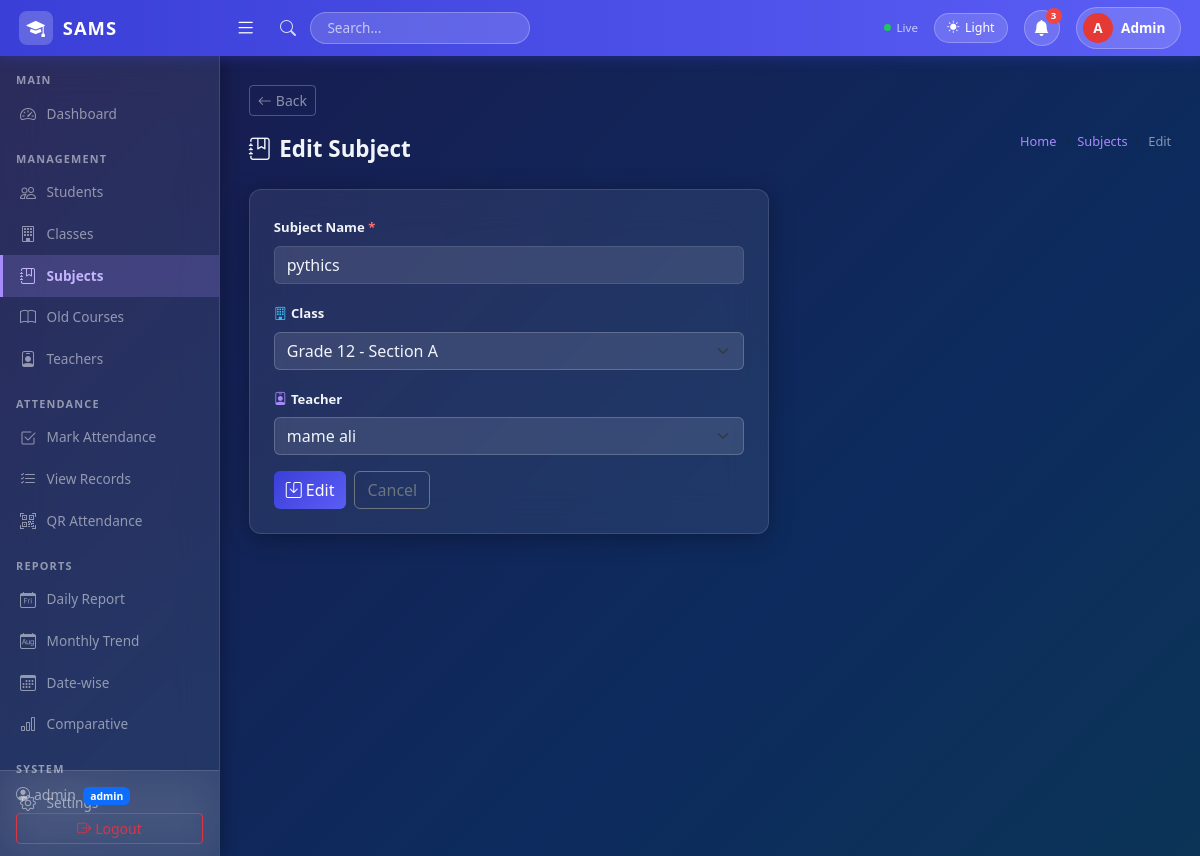
The app's page /subjects/1/edit/ (signed in) with its own data.
### core/models.py (models this page shows, shortened)
class Subject(models.Model):
    subject_name = models.CharField(max_length=100)
    class_group = models.ForeignKey(ClassGroup, on_delete=models.SET_NULL, null=True, blank=True, related_name='subjects')
    teacher = models.ForeignKey(User, on_delete=models.SET_NULL, null=True, blank=True,
                                 limit_choices_to={'profile__role': 'teacher'})

class ClassGroup(models.Model):
    name = models.CharField(max_length=100)  # e.g. "Grade 10"
    section = models.CharField(max_length=5, blank=True, default='')  # A-E
    class Meta:
        ordering = ['name', 'section']
        unique_together = ('name', 'section')
    def __str__(self):
        if self.section:
            return f"{self.name} - Section {self.section}"
        return self.name

### core/views.py (the view)
        def wrapper(request, *args, **kwargs):
            if not request.user.is_authenticated:
                return redirect('login')
            if get_role(request.user) not in roles and not request.user.is_superuser:
                return HttpResponseForbidden("Access Denied")
            return view_func(request, *args, **kwargs)

### core/views.py (called while the page is built, shortened)
def get_role(user):
    try:
        return user.profile.role
    except Exception:
        return None

def role_required(*roles):
    def decorator(view_func):
        def wrapper(request, *args, **kwargs):
            if not request.user.is_authenticated:
                return redirect('login')
            if get_role(request.user) not in roles and not request.user.is_superuser:
                return HttpResponseForbidden("Access Denied")
            return view_func(request, *args, **kwargs)
        return wrapper
    return decorator

@login_required
@role_required('admin')
def subject_edit(request, pk):
    subject = get_object_or_404(Subject, pk=pk)
    classes = ClassGroup.objects.all()
    teachers = User.objects.filter(profile__role='teacher')
    return render(request, 'subjects/form.html', {
        'subject': subject, 'classes': classes, 'teachers': teachers, 'action': 'Edit'
    })

### templates/subjects/form.html (shortened to what this page needs)
{% extends 'base.html' %}
{% block content %}
<div class="page-header">
  <div><div class="page-title"><i class="bi bi-journal-bookmark me-2"></i>{{ action }} Subject</div></div>
  <nav aria-label="breadcrumb">
    <ol class="breadcrumb mb-0">
      <li class="breadcrumb-item"><a href="{% url 'home' %}">Home</a></li>
      <li class="breadcrumb-item"><a href="{% url 'subject_list' %}">Subjects</a></li>
      <li class="breadcrumb-item active">{{ action }}</li>
    </ol>
  </nav>
</div>
<div class="card p-4" style="max-width:520px;">
  <form method="post">
    <div class="mb-3">
      <label class="form-label">Subject Name <span style="color:#f87171;">*</span></label>
      <input type="text" name="subject_name" class="form-control" value="{{ subject.subject_name|default:'' }}" placeholder="e.g. Mathematics, Physics" required>
    </div>
    <div class="mb-3">
      <label class="form-label"><i class="bi bi-building me-1" style="color:#38bdf8;"></i>Class</label>
      <select name="class_group" class="form-select">
        {% for c in classes %}
        <option value="{{ c.id }}" {% if subject.class_group_id == c.id %}selected{% endif %}>{{ c }}</option>
        {% endfor %}
      </select>
    </div>
    <div class="mb-3">
      <label class="form-label"><i class="bi bi-person-badge me-1" style="color:#a78bfa;"></i>Teacher</label>
      <select name="teacher" class="form-select">
        {% for t in teachers %}
        <option value="{{ t.id }}" {% if subject.teacher_id == t.id %}selected{% endif %}>{{ t.get_full_name|default:t.username }}</option>
        {% endfor %}
      </select>
    </div>
    <div class="d-flex gap-2">
      <button type="submit" class="btn btn-primary"><i class="bi bi-save me-1"></i>{{ action }}</button>
      <a href="{% url 'subject_list' %}" class="btn btn-outline-secondary">Cancel</a>
    </div>
  </form>
</div>
{% endblock %}

### templates/base.html (shortened to what this page needs)
<!DOCTYPE html>
<html lang="en" id="htmlRoot">
<head>
  <link href="https://cdn.jsdelivr.net/npm/bootstrap@5.3.0/dist/css/bootstrap.min.css" rel="stylesheet">
  <link href="https://cdn.jsdelivr.net/npm/bootstrap-icons@1.10.5/font/bootstrap-icons.css" rel="stylesheet">
</head>
<body>
{% if user.is_authenticated %}
<nav class="top-navbar">
  <a href="{% url 'home' %}" class="brand">
    <div class="brand-icon"><i class="bi bi-mortarboard-fill text-white"></i></div>
    SAMS
  </a>
  <button class="hamburger ms-2" id="sidebarToggle"><i class="bi bi-list"></i></button>
  <div class="d-flex align-items-center ms-3 gap-2 flex-grow-1">
    <i class="bi bi-search search-icon"></i>
    <input type="text" class="search-box d-none d-md-block" placeholder="Search...">
  </div>
  <div class="d-flex align-items-center gap-3 ms-auto">
    <div class="sync-indicator d-none d-md-flex">
      <div class="sync-dot"></div>Live
    </div>
    <button class="theme-btn" onclick="toggleTheme()" id="themeBtn">
      <i class="bi bi-moon-fill" id="themeIcon"></i>
      <span id="themeLabel" class="d-none d-md-inline">Dark</span>
    </button>
    <div style="position:relative;">
      <button class="notif-btn" id="notifBtn" onclick="toggleNotif()">
        <i class="bi bi-bell-fill"></i>
        <span class="notif-badge" id="notifBadge">3</span>
      </button>
    </div>
    <a href="{% url 'logout' %}" class="user-pill">
      <div class="user-avatar">{{ user.username|first|upper }}</div>
      <span class="d-none d-md-inline">{{ user.username|capfirst }}</span>
    </a>
  </div>
</nav>
<div class="sidebar" id="sidebar">
  <div class="section-label">Main</div>
  <a href="{% url 'home' %}" class="nav-link {% if request.resolver_match.url_name == 'home' %}active{% endif %}">
    <i class="bi bi-speedometer2"></i> Dashboard
  </a>
  {% if user.profile.role == 'student' %}
  <div class="section-label">My Account</div>
  <a href="{% url 'student_dashboard' %}" class="nav-link {% if request.resolver_match.url_name == 'student_dashboard' %}active{% endif %}">
    <i class="bi bi-speedometer2"></i> Dashboard
  </a>
  <div class="section-label">My Attendance</div>
  <a href="{% url 'student_attendance' %}" class="nav-link {% if request.resolver_match.url_name == 'student_attendance' %}active{% endif %}">
    <i class="bi bi-list-check"></i> Attendance Records
  </a>
  <a href="{% url 'student_reports' %}" class="nav-link {% if request.resolver_match.url_name == 'student_reports' %}active{% endif %}">
    <i class="bi bi-bar-chart-fill"></i> My Reports
  </a>
  <a href="{% url 'student_profile' %}" class="nav-link {% if request.resolver_match.url_name == 'student_profile' %}active{% endif %}">
    <i class="bi bi-person-circle"></i> My Profile
  </a>
  {% else %}
  {% if user.is_superuser or user.profile.role == 'admin' %}
  <div class="section-label">Management</div>
  <a href="{% url 'student_list' %}" class="nav-link {% if 'student' in request.resolver_match.url_name %}active{% endif %}">
    <i class="bi bi-people"></i> Students
  </a>
  <a href="{% url 'class_list' %}" class="nav-link {% if 'class' in request.resolver_match.url_name %}active{% endif %}">
    <i class="bi bi-building"></i> Classes
  </a>
  <a href="{% url 'subject_list' %}" class="nav-link {% if 'subject' in request.resolver_match.url_name %}active{% endif %}">
    <i class="bi bi-journal-bookmark"></i> Subjects
  </a>
  <a href="{% url 'course_list' %}" class="nav-link {% if 'course' in request.resolver_match.url_name %}active{% endif %}">
    <i class="bi bi-book"></i> Old Courses
  </a>
  <a href="{% url 'teacher_list' %}" class="nav-link {% if 'teacher' in request.resolver_match.url_name %}active{% endif %}">
    <i class="bi bi-person-badge"></i> Teachers
  </a>
  {% endif %}
  <div class="section-label">Attendance</div>
  <a href="{% url 'attendance_mark' %}" class="nav-link {% if request.resolver_match.url_name == 'attendance_mark' %}active{% endif %}">
    <i class="bi bi-check2-square"></i> Mark Attendance
  </a>
  <a href="{% url 'attendance_list' %}" class="nav-link {% if request.resolver_match.url_name == 'attendance_list' %}active{% endif %}">
    <i class="bi bi-list-check"></i> View Records
  </a>
  <a href="{% url 'qr_generate' %}" class="nav-link {% if request.resolver_match.url_name == 'qr_generate' or request.resolver_match.url_name == 'qr_session_detail' %}active{% endif %}">
    <i class="bi bi-qr-code-scan"></i> QR Attendance
  </a>
  <div class="section-label">Reports</div>
  <a href="{% url 'report_daily' %}" class="nav-link {% if request.resolver_match.url_name == 'report_daily' %}active{% endif %}">
    <i class="bi bi-calendar-day"></i> Daily Report
  </a>
  <a href="{% url 'report_monthly' %}" class="nav-link {% if request.resolver_match.url_name == 'report_monthly' %}active{% endif %}">
    <i class="bi bi-calendar-month"></i> Monthly Trend
  </a>
  <a href="{% url 'report_datewise' %}" class="nav-link {% if request.resolver_match.url_name == 'report_datewise' %}active{% endif %}">
    <i class="bi bi-calendar3"></i> Date-wise
  </a>
  {% if user.is_superuser or user.profile.role == 'admin' %}
  <a href="{% url 'report_comparative' %}" class="nav-link {% if request.resolver_match.url_name == 'report_comparative' %}active{% endif %}">
    <i class="bi bi-bar-chart"></i> Comparative
  </a>
  <div class="section-label">System</div>
  <a href="{% url 'settings' %}" class="nav-link {% if request.resolver_match.url_name == 'settings' %}active{% endif %}">
    <i class="bi bi-gear"></i> Settings
  </a>
  {% endif %}
  {% endif %}
  <div class="sidebar-footer">
    <small class="d-block" style="color:var(--text-muted);">
      <i class="bi bi-person-circle me-1"></i>{{ user.username }}
      <span class="badge bg-primary ms-1" style="font-size:.65rem;">
        {% if user.is_superuser %}admin{% else %}{{ user.profile.role }}{% endif %}
      </span>
    </small>
    <a href="{% url 'logout' %}" class="btn btn-sm btn-outline-danger w-100 mt-2">
      <i class="bi bi-box-arrow-right me-1"></i>Logout
    </a>
  </div>
</div>
<div class="page-wrapper" id="pageWrapper">
  {% if request.resolver_match.url_name != 'home' and request.resolver_match.url_name != 'student_dashboard' %}
  <div class="mb-3">
    <button onclick="history.back()" class="btn btn-sm" style="border:1px solid rgba(255,255,255,0.25); color:var(--text-muted); background:transparent; transition:all .2s;"
      onmouseover="this.style.background='rgba(255,255,255,0.1)'; this.style.color='var(--text-primary)'"
      onmouseout="this.style.background='transparent'; this.style.color='var(--text-muted)'">
      <i class="bi bi-arrow-left me-1"></i>Back
    </button>
  </div>
  {% endif %}
  {% block content %}{% endblock %}
</div>
{% endif %}
</body>
</html>

### records on screen
Subject: subject_name "pythics", class_group "Grade 12 - Section A", teacher "mame ali"

### other values on screen
{{ user.username|first|upper }} "A"
{{ user.username|capfirst }} "Admin"
{{ user.username }} "admin"
{{ action }} "Edit"
